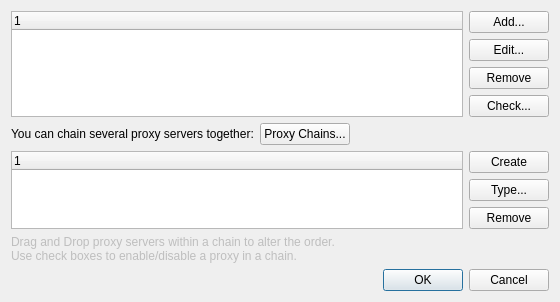
<?xml version="1.0" encoding="UTF-8"?>
<ui version="4.0">
 <class>ProxyServersDialog</class>
 <widget class="QDialog" name="ProxyServersDialog">
  <property name="geometry">
   <rect>
    <x>0</x>
    <y>0</y>
    <width>560</width>
    <height>300</height>
   </rect>
  </property>
  <property name="windowTitle">
   <string>Upstream Proxies</string>
  </property>
  <layout class="QVBoxLayout" name="mainLayout">
   <item>
    <layout class="QHBoxLayout" name="topRow">
     <item>
      <widget class="QTreeWidget" name="proxiesTree">
       <column>
        <property name="text">
         <string notr="true">1</string>
        </property>
       </column>
      </widget>
     </item>
     <item>
      <layout class="QVBoxLayout" name="proxyButtons">
       <item>
        <widget class="QPushButton" name="addButton">
         <property name="text">
          <string>Add...</string>
         </property>
        </widget>
       </item>
       <item>
        <widget class="QPushButton" name="editButton">
         <property name="text">
          <string>Edit...</string>
         </property>
        </widget>
       </item>
       <item>
        <widget class="QPushButton" name="removeButton">
         <property name="text">
          <string>Remove</string>
         </property>
        </widget>
       </item>
       <item>
        <widget class="QPushButton" name="checkButton">
         <property name="text">
          <string>Check...</string>
         </property>
        </widget>
       </item>
       <item>
        <spacer name="proxyButtonsSpacer">
         <property name="orientation">
          <enum>Qt::Vertical</enum>
         </property>
         <property name="sizeHint" stdset="0">
          <size>
           <width>20</width>
           <height>40</height>
          </size>
         </property>
        </spacer>
       </item>
      </layout>
     </item>
    </layout>
   </item>
   <item>
    <layout class="QHBoxLayout" name="chainRow">
     <item>
      <widget class="QLabel" name="chainLabel">
       <property name="text">
        <string>You can chain several proxy servers together:</string>
       </property>
      </widget>
     </item>
     <item>
      <widget class="QPushButton" name="chainsButton">
       <property name="text">
        <string>Proxy Chains...</string>
       </property>
       <property name="checkable">
        <bool>true</bool>
       </property>
      </widget>
     </item>
     <item>
      <spacer name="chainRowSpacer">
       <property name="orientation">
        <enum>Qt::Horizontal</enum>
       </property>
       <property name="sizeHint" stdset="0">
        <size>
         <width>40</width>
         <height>20</height>
        </size>
       </property>
      </spacer>
     </item>
    </layout>
   </item>
   <item>
    <widget class="QWidget" name="chainPanel" native="true">
     <layout class="QVBoxLayout" name="chainPanelLayout">
      <property name="leftMargin">
       <number>0</number>
      </property>
      <property name="topMargin">
       <number>0</number>
      </property>
      <property name="rightMargin">
       <number>0</number>
      </property>
      <property name="bottomMargin">
       <number>0</number>
      </property>
      <item>
       <layout class="QHBoxLayout" name="chainTop">
        <item>
         <widget class="ChainTree" name="chainsTree"/>
        </item>
        <item>
         <layout class="QVBoxLayout" name="chainButtons">
          <item>
           <widget class="QPushButton" name="createButton">
            <property name="text">
             <string>Create</string>
            </property>
           </widget>
          </item>
          <item>
           <widget class="QPushButton" name="typeButton">
            <property name="text">
             <string>Type...</string>
            </property>
           </widget>
          </item>
          <item>
           <widget class="QPushButton" name="chainRemoveButton">
            <property name="text">
             <string>Remove</string>
            </property>
           </widget>
          </item>
          <item>
           <spacer name="chainButtonsSpacer">
            <property name="orientation">
             <enum>Qt::Vertical</enum>
            </property>
            <property name="sizeHint" stdset="0">
             <size>
              <width>20</width>
              <height>40</height>
             </size>
            </property>
           </spacer>
          </item>
         </layout>
        </item>
       </layout>
      </item>
      <item>
       <widget class="QLabel" name="hintLabel">
        <property name="enabled">
         <bool>false</bool>
        </property>
        <property name="text">
         <string>Drag and Drop proxy servers within a chain to alter the order.
Use check boxes to enable/disable a proxy in a chain.</string>
        </property>
       </widget>
      </item>
     </layout>
    </widget>
   </item>
   <item>
    <widget class="QDialogButtonBox" name="buttonBox">
     <property name="orientation">
      <enum>Qt::Horizontal</enum>
     </property>
     <property name="standardButtons">
      <set>QDialogButtonBox::Cancel|QDialogButtonBox::Ok</set>
     </property>
    </widget>
   </item>
  </layout>
 </widget>
 <customwidgets>
  <customwidget>
   <class>ChainTree</class>
   <extends>QTreeWidget</extends>
   <header>ui/ProxyServersDialog.h</header>
  </customwidget>
 </customwidgets>
 <resources/>
 <connections>
  <connection>
   <sender>buttonBox</sender>
   <signal>accepted()</signal>
   <receiver>ProxyServersDialog</receiver>
   <slot>accept()</slot>
  </connection>
  <connection>
   <sender>buttonBox</sender>
   <signal>rejected()</signal>
   <receiver>ProxyServersDialog</receiver>
   <slot>reject()</slot>
  </connection>
 </connections>
</ui>
